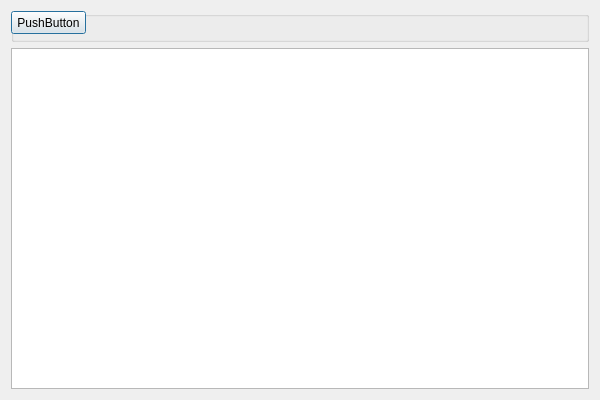
<?xml version="1.0" encoding="UTF-8"?>
<ui version="4.0">
 <class>QTableViewTestClass</class>
 <widget class="QDialog" name="QTableViewTestClass">
  <property name="geometry">
   <rect>
    <x>0</x>
    <y>0</y>
    <width>600</width>
    <height>400</height>
   </rect>
  </property>
  <property name="windowTitle">
   <string>QTableViewTest</string>
  </property>
  <layout class="QVBoxLayout" name="verticalLayout">
   <item>
    <widget class="QGroupBox" name="groupBox">
     <property name="minimumSize">
      <size>
       <width>0</width>
       <height>24</height>
      </size>
     </property>
     <property name="title">
      <string/>
     </property>
     <widget class="QPushButton" name="pushButton">
      <property name="geometry">
       <rect>
        <x>0</x>
        <y>0</y>
        <width>75</width>
        <height>23</height>
       </rect>
      </property>
      <property name="text">
       <string>PushButton</string>
      </property>
     </widget>
    </widget>
   </item>
   <item>
    <widget class="QTableView" name="tableView"/>
   </item>
  </layout>
 </widget>
 <layoutdefault spacing="6" margin="11"/>
 <resources/>
 <connections/>
</ui>
